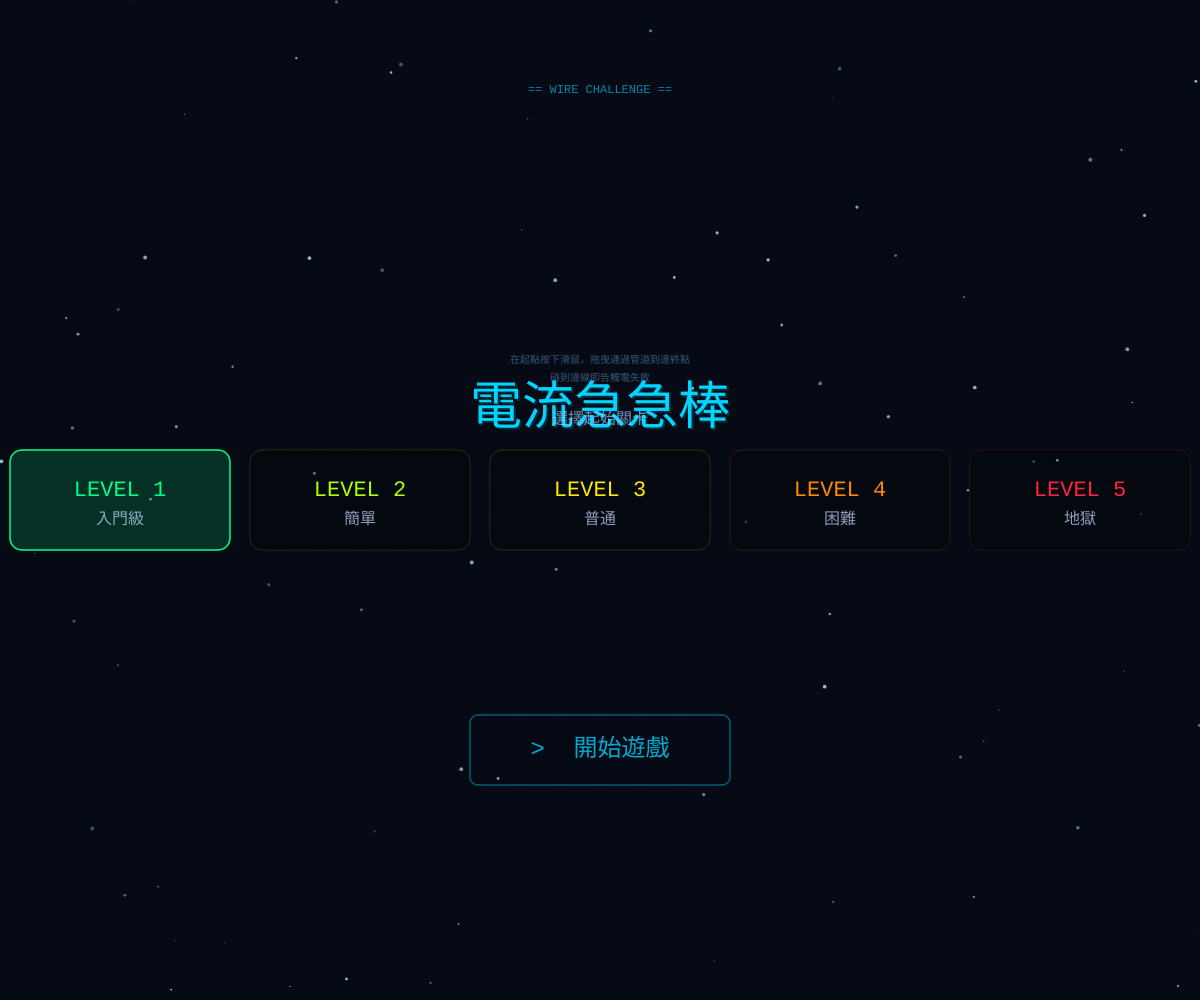
Frame 1 (no input)
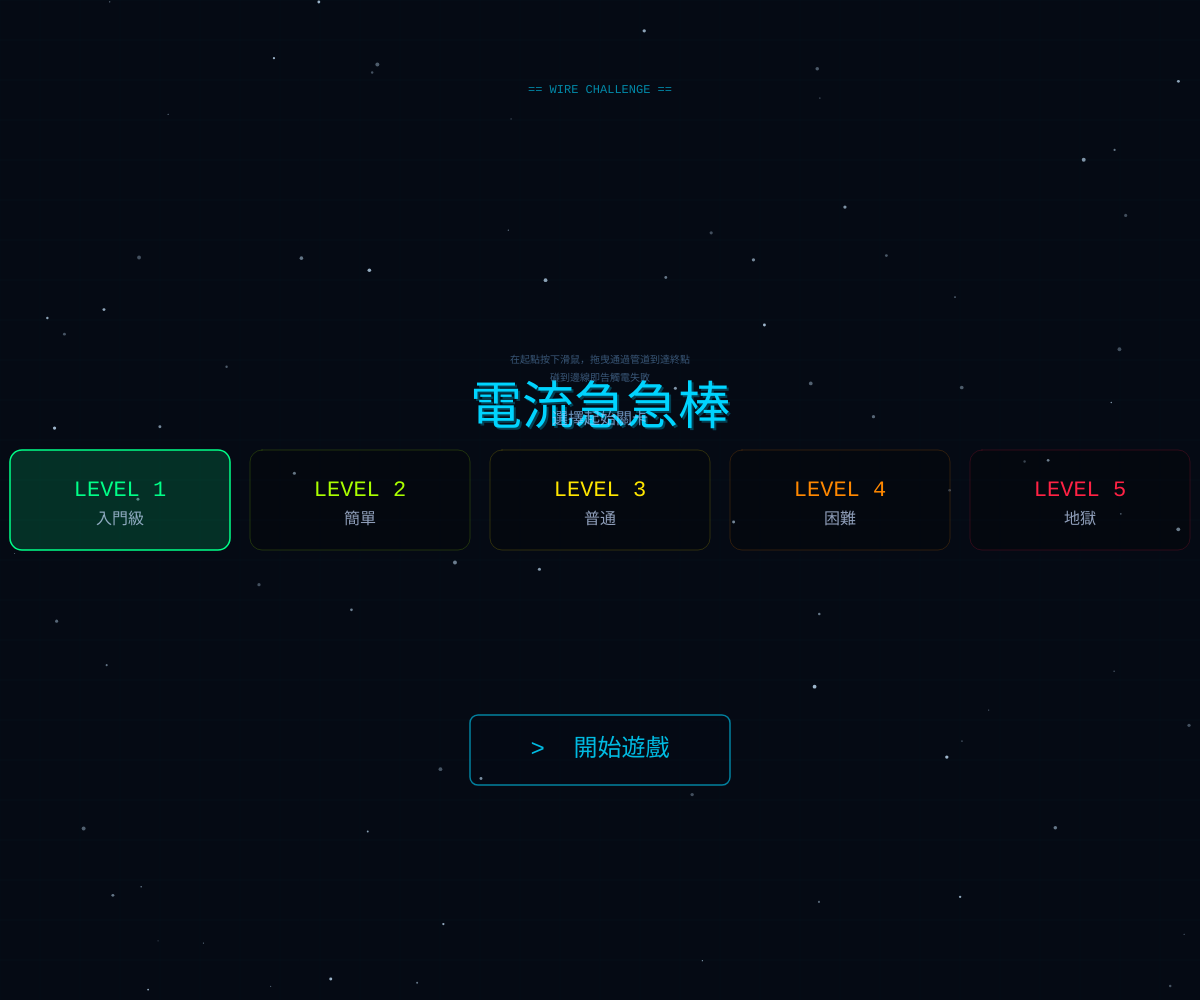
Frame 60 (no input)
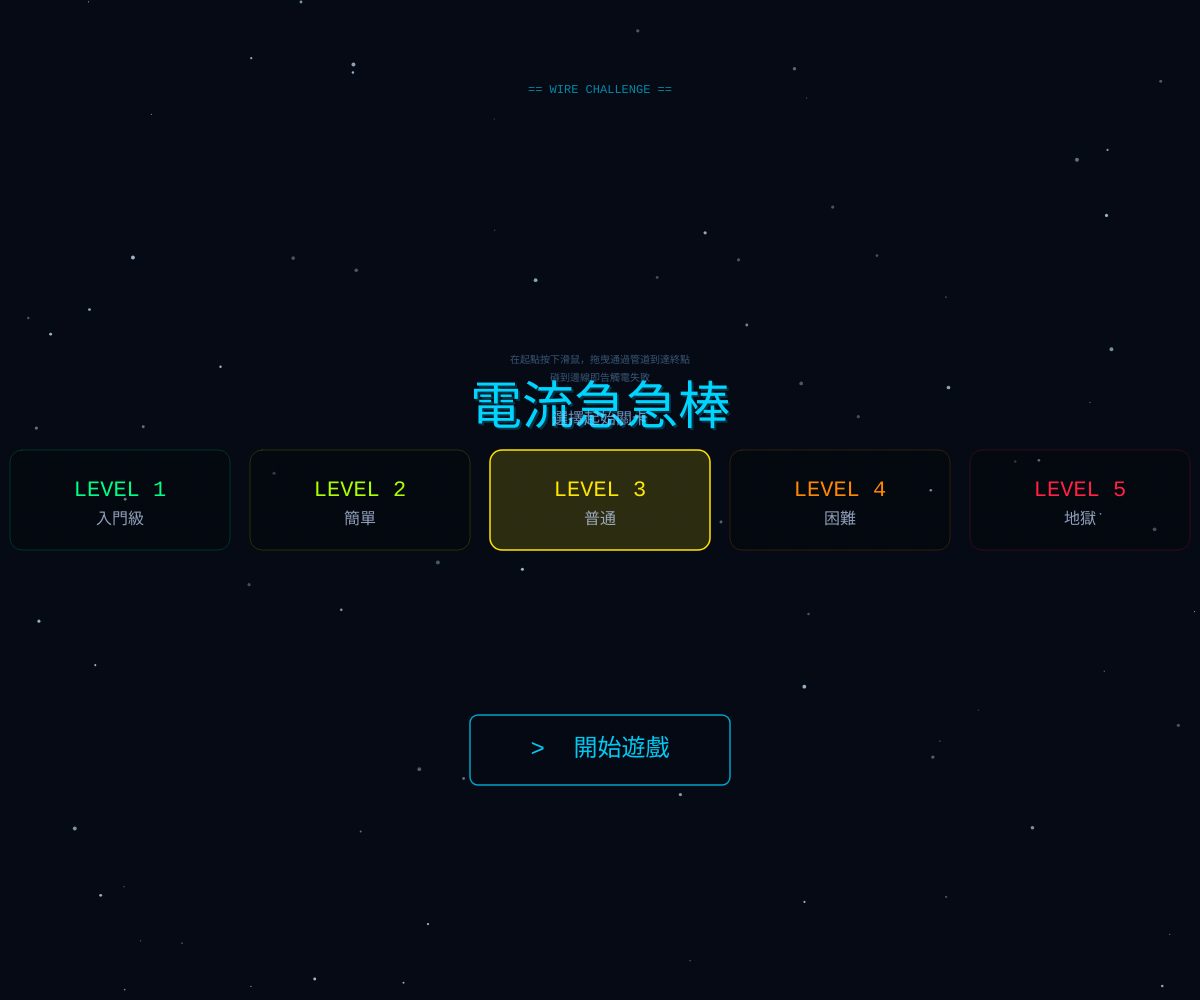
Frame 120 (the mouse pressed at the canvas centre since frame 60)

The p5.js sketch that drew these frames (run headless with seeded random() and noise() and a simulated clock; from frame 60 on, the mouse is pressed at the canvas centre):

// p5.js sketch
// ── sketch.js
// =====================================================
//  電流急急棒 — Wire Challenge Game
//  使用方式：搭配 index.html 載入 p5.js 後執行
//  p5.js 全域模式（Global Mode）
// =====================================================

// ─── 常數 ──────────────────────────────────────────
let W, H;
const PAD_L = 70, PAD_R = 70;
let TRACK_Y_CENTER;
const RING_R = 16;

// ─── 關卡設定 ───────────────────────────────────────
const LEVELS = [
  { name: 'LEVEL 1', label: '入門級', color: '#00ff88', pts: 8,  gapMin: 120, gapMax: 150, variance: 40 },
  { name: 'LEVEL 2', label: '簡單',   color: '#aaff00', pts: 10, gapMin: 100, gapMax: 130, variance: 60 },
  { name: 'LEVEL 3', label: '普通',   color: '#ffe600', pts: 12, gapMin: 85,  gapMax: 110, variance: 80 },
  { name: 'LEVEL 4', label: '困難',   color: '#ff8800', pts: 14, gapMin: 70,  gapMax: 95,  variance: 100 },
  { name: 'LEVEL 5', label: '地獄',   color: '#ff2244', pts: 16, gapMin: 55,  gapMax: 80,  variance: 120 },
];

// ─── 狀態變數 ───────────────────────────────────────
let scene = 'title'; // 'title' | 'playing' | 'win' | 'fail' | 'allclear'
let currentLevel = 0;
let pts = [];
let ring = { x: 0, y: 0 };
let isHolding = false;
let failTimer = 0;
let winTimer = 0;
let titleAnim = 0;
let particles = [];
let sparks = [];
let stars = [];
let bgStars = [];

// ─── 按鈕定義 ───────────────────────────────────────
let btnStart, btnRestart, btnNext;

// =====================================================
//  p5.js 生命週期
// =====================================================

function setup() {
  updateLayout();
  createCanvas(W, H);
  textFont('monospace');
  genBgStars();
  genLevel(currentLevel);
}

function windowResized() {
  updateLayout();
  resizeCanvas(W, H);
  genBgStars();
  if (scene === 'playing' || scene === 'title') {
    genLevel(currentLevel);
  }
}

function updateLayout() {
  W = windowWidth;
  H = windowHeight;
  TRACK_Y_CENTER = H / 2;
  btnStart   = { x: W/2, y: H * 0.75, w: 260, h: 70 };
  btnRestart = { x: W/2, y: H * 0.8, w: 220, h: 60 };
  btnNext    = { x: W/2, y: H * 0.8, w: 220, h: 60 };
}

function draw() {
  titleAnim += 0.03;
  drawBg();
  updateBgStars();

  if      (scene === 'title')    drawTitle();
  else if (scene === 'playing')  drawPlaying();
  else if (scene === 'fail')     drawFail();
  else if (scene === 'win')      drawWin();
  else if (scene === 'allclear') drawAllClear();

  updateParticles();
  updateSparks();
  drawParticles();
  drawSparks();
}

// =====================================================
//  關卡產生
// =====================================================

function genBgStars() {
  bgStars = [];
  for (let i = 0; i < 80; i++) {
    bgStars.push({
      x: random(W), y: random(H),
      r: random(0.5, 2),
      speed: random(0.1, 0.4)
    });
  }
}

function genLevel(lv) {
  const cfg = LEVELS[lv];
  pts = [];
  const n = cfg.pts;
  const usable = W - PAD_L - PAD_R;
  for (let i = 0; i < n; i++) {
    const x = PAD_L + Math.round((usable / (n - 1)) * i);
    const offset = (Math.random() - 0.5) * cfg.variance;
    const cy = TRACK_Y_CENTER + offset;
    const half = Math.round(cfg.gapMin / 2 + Math.random() * ((cfg.gapMax - cfg.gapMin) / 2));
    pts.push({ x, topY: cy - half, botY: cy + half });
  }
  resetRing();
  sparks = [];
  particles = [];
  stars = [];
}

function resetRing() {
  ring.x = pts[0].x;
  ring.y = (pts[0].topY + pts[0].botY) / 2;
  isHolding = false;
}

// =====================================================
//  背景
// =====================================================

function drawBg() {
  background(5, 10, 20);
  stroke(0, 212, 255, 8);
  strokeWeight(0.5);
  for (let x = 0; x < W; x += 40) line(x, 0, x, H);
  for (let y = 0; y < H; y += 40) line(0, y, W, y);
}

function updateBgStars() {
  for (let s of bgStars) {
    s.x -= s.speed;
    if (s.x < 0) { s.x = W; s.y = random(H); }
    const br = map(Math.sin(titleAnim * 2 + s.x), -1, 1, 80, 200);
    fill(200, 230, 255, br);
    noStroke();
    circle(s.x, s.y, s.r * 2);
  }
}

// =====================================================
//  標題畫面
// =====================================================

function drawTitle() {
  const glow = Math.abs(Math.sin(titleAnim)) * 30;
  textAlign(CENTER, CENTER);

  // 副標題
  fill(0, 212, 255, 160);
  textSize(12);
  text('== WIRE CHALLENGE ==', W / 2, 90);

  // 主標題
  textSize(52);
  fill(0, 212, 255, 40 + glow);
  text('電流急急棒', W/2+2, H/2-90+2);
  fill(0, 212, 255);
  text('電流急急棒', W/2, H/2-90);

  // 關卡選擇提示
  textSize(16);
  fill(150, 200, 255, 180);
  text('選擇起始關卡', W / 2, H / 2 - 80);

  // 關卡按鈕
  const bw = 220, bh = 100, gap = 20;
  const totalW = LEVELS.length * bw + (LEVELS.length - 1) * gap;
  const startX = W / 2 - totalW / 2;
  for (let i = 0; i < LEVELS.length; i++) {
    const cfg = LEVELS[i];
    const bx = startX + i * (bw + gap);
    const by = H / 2 - 50;
    const hover = mouseX > bx && mouseX < bx + bw && mouseY > by && mouseY < by + bh;
    const isSelected = (currentLevel === i);
    if (isSelected) {
      stroke(cfg.color); strokeWeight(1.5);
      fill(red(color(cfg.color)), green(color(cfg.color)), blue(color(cfg.color)), 40);
    } else if (hover) {
      stroke(255, 255, 255, 80); strokeWeight(0.5);
      fill(255, 255, 255, 15);
    } else {
      stroke(red(color(cfg.color)), green(color(cfg.color)), blue(color(cfg.color)), 85);
      strokeWeight(0.5);
      fill(0, 0, 0, 60);
    }
    rect(bx, by, bw, bh, 12);
    noStroke();
    fill(cfg.color);
    textSize(22);
    text(cfg.name, bx + bw/2, by + 40);
    fill(200, 220, 255, 180);
    textSize(16);
    text(cfg.label, bx + bw/2, by + 70);
  }

  // 開始按鈕
  const bx2 = btnStart.x - btnStart.w / 2;
  const by2 = btnStart.y - btnStart.h / 2;
  const hov = mouseX > bx2 && mouseX < bx2 + btnStart.w && mouseY > by2 && mouseY < by2 + btnStart.h;
  const pulse = Math.abs(Math.sin(titleAnim * 1.5));
  stroke(0, 212, 255, 100 + pulse * 120);
  strokeWeight(1.5);
  fill(hov ? 10 : 5, hov ? 30 : 10, hov ? 60 : 20, hov ? 100 : 40);
  rect(bx2, by2, btnStart.w, btnStart.h, 8);
  noStroke();
  fill(0, 212, 255, 200 + pulse * 55);
  textSize(24);
  text('>  開始遊戲', btnStart.x, btnStart.y);

  // 操作說明
  fill(100, 150, 200, 140);
  textSize(10);
  text('在起點按下滑鼠，拖曳通過管道到達終點', W / 2, 360);
  text('碰到邊線即告觸電失敗', W / 2, 378);
}

// =====================================================
//  遊戲進行
// =====================================================

function drawPlaying() {
  const cfg = LEVELS[currentLevel];
  drawTrack(cfg.color);
  drawStartEndMarkers();
  drawHUD();
  drawRing();

  if (ring.x >= pts[pts.length - 1].x - 5 && isHolding) {
    winTimer = 0;
    scene = 'win';
    spawnStars(ring.x, ring.y);
  }
}

function drawTrack(col) {
  const c = color(col);
  // 上線
  strokeWeight(5);
  stroke(c);
  noFill();
  beginShape();
  // 使用 curveVertex 產生平滑曲線，首尾需重複點作為控制點
  curveVertex(pts[0].x, pts[0].topY);
  for (let pt of pts) curveVertex(pt.x, pt.topY);
  curveVertex(pts[pts.length - 1].x, pts[pts.length - 1].topY);
  endShape();

  // 下線
  beginShape();
  curveVertex(pts[0].x, pts[0].botY);
  for (let pt of pts) curveVertex(pt.x, pt.botY);
  curveVertex(pts[pts.length - 1].x, pts[pts.length - 1].botY);
  endShape();

  // 管道填色
  noStroke();
  fill(red(c), green(c), blue(c), 16);
  beginShape();
  curveVertex(pts[0].x, pts[0].topY);
  for (let pt of pts) curveVertex(pt.x, pt.topY);
  curveVertex(pts[pts.length - 1].x, pts[pts.length - 1].topY);
  
  curveVertex(pts[pts.length - 1].x, pts[pts.length - 1].botY);
  for (let i = pts.length - 1; i >= 0; i--) curveVertex(pts[i].x, pts[i].botY);
  curveVertex(pts[0].x, pts[0].botY);
  endShape(CLOSE);

  // 左右封口
  stroke(c); strokeWeight(2);
  line(pts[0].x, pts[0].topY, pts[0].x, pts[0].botY);
  line(pts[pts.length-1].x, pts[pts.length-1].topY, pts[pts.length-1].x, pts[pts.length-1].botY);

  // 發光外緣
  strokeWeight(1);
  stroke(red(c), green(c), blue(c), 64);
  noFill();
  beginShape();
  curveVertex(pts[0].x, pts[0].topY - 3);
  for (let pt of pts) curveVertex(pt.x, pt.topY - 3);
  curveVertex(pts[pts.length - 1].x, pts[pts.length - 1].topY - 3);
  endShape();
  beginShape();
  curveVertex(pts[0].x, pts[0].botY + 3);
  for (let pt of pts) curveVertex(pt.x, pt.botY + 3);
  curveVertex(pts[pts.length - 1].x, pts[pts.length - 1].botY + 3);
  endShape();
}

function drawStartEndMarkers() {
  const s = pts[0];
  const e = pts[pts.length - 1];
  const cy_s = (s.topY + s.botY) / 2;
  const cy_e = (e.topY + e.botY) / 2;
  const pulse = Math.abs(Math.sin(titleAnim * 2));

  // START
  stroke(0, 255, 136, 150 + pulse * 100);
  strokeWeight(2);
  fill(0, 255, 136, 30 + pulse * 20);
  circle(s.x, cy_s, 45);
  noStroke();
  fill(0, 255, 136, 200 + pulse * 55);
  textSize(12); textAlign(CENTER, CENTER);
  text('START', s.x, cy_s);

  // END
  stroke(255, 34, 68, 150 + pulse * 100);
  strokeWeight(2);
  fill(255, 34, 68, 30 + pulse * 20);
  circle(e.x, cy_e, 45);
  noStroke();
  fill(255, 34, 68, 200 + pulse * 55);
  textSize(12);
  text('END', e.x, cy_e);
}

function drawHUD() {
  const cfg = LEVELS[currentLevel];
  textAlign(LEFT, TOP);
  fill(cfg.color);
  textSize(18);
  text(cfg.name, 16, 14);
  fill(150, 200, 255, 150);
  textSize(12);
  text(cfg.label, 16, 38);

  // 進度條
  const prog = constrain((ring.x - pts[0].x) / (pts[pts.length-1].x - pts[0].x), 0, 1);
  const bx = W/2 - 150, by = 15, bw = 300, bh = 12;
  stroke(0, 212, 255, 60); strokeWeight(0.5);
  fill(0, 0, 0, 80);
  rect(bx, by, bw, bh, 4);
  noStroke();
  fill(0, 212, 255, 200);
  rect(bx, by, bw * prog, bh, 4);
  fill(200, 230, 255, 120);
  textAlign(CENTER, CENTER);
  textSize(10);
  text('進度 ' + Math.round(prog * 100) + '%', W/2, by + bh/2);

  if (!isHolding) {
    const pulse = Math.abs(Math.sin(titleAnim * 2));
    fill(0, 255, 136, 160 + pulse * 80);
    textAlign(CENTER, CENTER);
    textSize(11);
    text('在起點按下滑鼠開始', W / 2, H - 20);
  }
}

function drawRing() {
  const pulse = Math.abs(Math.sin(titleAnim * 3));
  noFill();
  stroke(255, 165, 0, 40 + pulse * 30);
  strokeWeight(6);
  circle(ring.x, ring.y, (RING_R + 6) * 2);
  stroke(255, 180, 0);
  strokeWeight(3);
  circle(ring.x, ring.y, RING_R * 2);
  fill(255, 200, 50, 60);
  noStroke();
  circle(ring.x, ring.y, RING_R * 2 - 4);
}

// =====================================================
//  失敗畫面
// =====================================================

function drawFail() {
  failTimer++;
  drawTrack(LEVELS[currentLevel].color);
  drawStartEndMarkers();
  drawHUD();

  const alpha = constrain(map(failTimer, 0, 20, 0, 220), 0, 220);
  fill(180, 0, 20, alpha);
  noStroke();
  rect(0, 0, W, H);

  if (failTimer > 15) {
    const f2 = failTimer - 15;
    textAlign(CENTER, CENTER);
    fill(255, 220, 0, constrain(f2 * 12, 0, 255));
    textSize(48);
    text('[SHOCK!]', W/2, H/2 - 56);
    fill(255, 80, 100, constrain(f2 * 15, 0, 255));
    textSize(36);
    text('SHOCK!', W/2, H/2 - 4);
    fill(255, 200, 210, constrain(f2 * 12, 0, 255));
    textSize(13);
    text('觸電了！好痛！', W/2, H/2 + 36);

    if (f2 > 20) {
      drawMenuBtn(btnRestart, '^  重新挑戰', '#ff2244');
      drawMenuBtn({ x: W/2, y: H - 40, w: 160, h: 36 }, '<  選擇關卡', '#aaaacc', 10);
    }
  }
}

// =====================================================
//  過關畫面
// =====================================================

function drawWin() {
  winTimer++;
  drawTrack(LEVELS[currentLevel].color);
  drawStartEndMarkers();
  drawHUD();
  updateStars();
  drawStarsEffect();

  const alpha = constrain(map(winTimer, 0, 20, 0, 180), 0, 180);
  fill(0, 30, 10, alpha);
  noStroke();
  rect(0, 0, W, H);

  if (winTimer > 15) {
    const f2 = winTimer - 15;
    textAlign(CENTER, CENTER);
    fill(0, 255, 136, constrain(f2 * 12, 0, 255));
    textSize(48);
    text('[ CLEAR! ]', W/2, H/2 - 56);
    fill(0, 255, 136, constrain(f2 * 15, 0, 255));
    textSize(34);
    text('CLEAR!', W/2, H/2 - 4);
    fill(150, 255, 200, constrain(f2 * 12, 0, 255));
    textSize(13);
    text(LEVELS[currentLevel].name + ' 通關！', W/2, H/2 + 34);

    if (f2 > 20) {
      if (currentLevel < LEVELS.length - 1) {
        drawMenuBtn(btnNext, '>  下一關', '#00ff88');
        drawMenuBtn({ x: W/2, y: H - 40, w: 160, h: 36 }, '^  再挑一次', '#44aaff', 10);
      } else {
        drawMenuBtn(btnNext, '[*] 全關通關！', '#ffe600');
        drawMenuBtn({ x: W/2, y: H - 40, w: 160, h: 36 }, '^  再玩一次', '#44aaff', 10);
      }
    }
  }
}

// =====================================================
//  全通關畫面
// =====================================================

function drawAllClear() {
  winTimer++;
  fill(5, 10, 20); noStroke(); rect(0, 0, W, H);
  updateStars(); drawStarsEffect();

  textAlign(CENTER, CENTER);
  const pulse = Math.abs(Math.sin(titleAnim * 2));
  fill(255, 230, 0, 200 + pulse * 55);
  textSize(52);
  text('[TROPHY]', W/2, H/2 - 90);
  textSize(30);
  text('ALL CLEAR!', W/2, H/2 - 24);
  fill(200, 240, 200, 200);
  textSize(14);
  text('恭喜您完成所有關卡！', W/2, H/2 + 18);
  fill(150, 200, 255, 160);
  textSize(11);
  text('您已是電流急急棒大師', W/2, H/2 + 44);

  drawMenuBtn({ x: W/2, y: H * 0.75, w: 200, h: 48 }, '^  重新挑戰', '#ffe600');
  drawMenuBtn({ x: W/2, y: H - 40, w: 160, h: 36 }, '<  選擇關卡', '#aaaacc', 10);
}

// =====================================================
//  通用按鈕繪製
// =====================================================

function drawMenuBtn(btn, label, col, tSize) {
  const bx = btn.x - btn.w / 2, by = btn.y - btn.h / 2;
  const hov = mouseX > bx && mouseX < bx + btn.w && mouseY > by && mouseY < by + btn.h;
  const pulse = Math.abs(Math.sin(titleAnim * 1.5));
  const c = color(col);
  stroke(red(c), green(c), blue(c), 100 + pulse * 120);
  strokeWeight(1.5);
  fill(hov ? 30 : 5, hov ? 40 : 10, hov ? 60 : 20, hov ? 140 : 60);
  rect(bx, by, btn.w, btn.h, 8);
  noStroke();
  fill(c);
  textSize(tSize || 14);
  textAlign(CENTER, CENTER);
  text(label, btn.x, btn.y);
}

// =====================================================
//  粒子系統
// =====================================================

function spawnSparks(x, y) {
  for (let i = 0; i < 20; i++) {
    const angle = random(TWO_PI);
    const speed = random(2, 8);
    sparks.push({
      x, y,
      vx: Math.cos(angle) * speed,
      vy: Math.sin(angle) * speed,
      life: 1,
      maxLife: random(20, 40)
    });
  }
}

function updateSparks() {
  for (let s of sparks) {
    s.x += s.vx; s.y += s.vy; s.vy += 0.3;
    s.life -= 1 / s.maxLife;
  }
  sparks = sparks.filter(s => s.life > 0);
}

function drawSparks() {
  for (let s of sparks) {
    const a = s.life * 255;
    stroke(255, 200 + s.life * 55, 50, a);
    strokeWeight(2);
    point(s.x, s.y);
    stroke(255, 255, 100, a * 0.5);
    strokeWeight(1);
    line(s.x, s.y, s.x - s.vx, s.y - s.vy);
  }
}

function spawnStars(x, y) {
  for (let i = 0; i < 40; i++) {
    const angle = random(TWO_PI);
    const speed = random(1, 6);
    const cols = ['#00ff88', '#ffe600', '#00d4ff', '#ffffff'];
    stars.push({
      x, y,
      vx: Math.cos(angle) * speed,
      vy: Math.sin(angle) * speed,
      life: 1,
      col: random(cols)
    });
  }
}

function updateStars() {
  for (let s of stars) {
    s.x += s.vx; s.y += s.vy; s.vy += 0.1;
    s.life -= 0.015; s.vx *= 0.98;
  }
  stars = stars.filter(s => s.life > 0);
  if (Math.random() < 0.3 && (scene === 'win' || scene === 'allclear')) {
    spawnStars(random(W), random(H * 0.7));
  }
}

function drawStarsEffect() {
  for (let s of stars) {
    const a = Math.round(s.life * 220);
    const c = color(s.col);
    fill(red(c), green(c), blue(c), a);
    noStroke();
    circle(s.x, s.y, 5 * s.life);
  }
}

function spawnParticles(x, y) {
  for (let i = 0; i < 8; i++) {
    particles.push({
      x, y,
      vx: random(-3, 3), vy: random(-4, 0),
      life: 1, size: random(3, 8)
    });
  }
}

function updateParticles() {
  for (let pt of particles) {
    pt.x += pt.vx; pt.y += pt.vy; pt.vy += 0.2; pt.life -= 0.04;
  }
  particles = particles.filter(pt => pt.life > 0);
}

function drawParticles() {
  for (let pt of particles) {
    fill(255, 200, 50, pt.life * 200);
    noStroke();
    circle(pt.x, pt.y, pt.size * pt.life);
  }
}

// =====================================================
//  碰撞偵測
// =====================================================

function getChannel(rx) {
  for (let i = 0; i < pts.length - 1; i++) {
    const a = pts[i], b = pts[i + 1];
    if (rx >= a.x && rx <= b.x) {
      const t = (rx - a.x) / (b.x - a.x);
      return {
        top: a.topY + (b.topY - a.topY) * t,
        bot: a.botY + (b.botY - a.botY) * t,
        ok: true
      };
    }
  }
  return { ok: false };
}

function checkCollision() {
  if (ring.x < pts[0].x - RING_R || ring.x > pts[pts.length-1].x + RING_R) {
    if (ring.x > pts[0].x + RING_R) triggerFail();
    return;
  }
  const ch = getChannel(ring.x);
  if (!ch.ok) { triggerFail(); return; }
  if (ring.y - RING_R < ch.top || ring.y + RING_R > ch.bot) {
    triggerFail();
  }
  if (ring.x >= pts[pts.length - 1].x - 6) {
    winTimer = 0; scene = 'win'; spawnStars(ring.x, ring.y);
  }
}

function triggerFail() {
  scene = 'fail'; failTimer = 0; isHolding = false;
  spawnSparks(ring.x, ring.y);
}

// =====================================================
//  滑鼠事件
// =====================================================

function mousePressed() {
  // ── 標題畫面 ──
  if (scene === 'title') {
    // 關卡選擇
    const bw = 220, bh = 100, gap = 20;
    const totalW = LEVELS.length * bw + (LEVELS.length - 1) * gap;
    const startX = W / 2 - totalW / 2;
    for (let i = 0; i < LEVELS.length; i++) {
      const bx = startX + i * (bw + gap), by = H / 2 - 50;
      if (mouseX > bx && mouseX < bx + bw && mouseY > by && mouseY < by + bh) {
        currentLevel = i; return;
      }
    }
    // 開始按鈕
    const bx = btnStart.x - btnStart.w/2, by = btnStart.y - btnStart.h/2;
    if (mouseX > bx && mouseX < bx+btnStart.w && mouseY > by && mouseY < by+btnStart.h) {
      genLevel(currentLevel); scene = 'playing';
    }
    return;
  }

  // ── 遊戲中 ──
  if (scene === 'playing') {
    const s = pts[0];
    const cy = (s.topY + s.botY) / 2;
    if (Math.hypot(mouseX - s.x, mouseY - cy) < 30) {
      isHolding = true;
      ring.x = s.x; ring.y = cy;
    }
    return;
  }

  // ── 失敗畫面 ──
  if (scene === 'fail') {
    if (failTimer < 35) return;
    const bx = btnRestart.x - btnRestart.w/2, by = btnRestart.y - btnRestart.h/2;
    if (mouseX > bx && mouseX < bx+btnRestart.w && mouseY > by && mouseY < by+btnRestart.h) {
      genLevel(currentLevel); scene = 'playing'; return;
    }
    const mb = { x: W/2, y: H - 40, w: 160, h: 36 };
    if (mouseX > mb.x-mb.w/2 && mouseX < mb.x+mb.w/2 && mouseY > mb.y-mb.h/2 && mouseY < mb.y+mb.h/2) {
      scene = 'title'; return;
    }
    return;
  }

  // ── 過關畫面 ──
  if (scene === 'win') {
    if (winTimer < 35) return;
    const bx = btnNext.x - btnNext.w/2, by = btnNext.y - btnNext.h/2;
    if (mouseX > bx && mouseX < bx+btnNext.w && mouseY > by && mouseY < by+btnNext.h) {
      if (currentLevel < LEVELS.length - 1) {
        currentLevel++;
        genLevel(currentLevel); scene = 'playing';
      } else {
        scene = 'allclear'; stars = [];
      }
      return;
    }
    const mb = { x: W/2, y: H - 40, w: 160, h: 36 };
    if (mouseX > mb.x-mb.w/2 && mouseX < mb.x+mb.w/2 && mouseY > mb.y-mb.h/2 && mouseY < mb.y+mb.h/2) {
      genLevel(currentLevel); scene = 'playing'; return;
    }
    return;
  }

  // ── 全通關畫面 ──
  if (scene === 'allclear') {
    const bx = W/2-100, by = (H * 0.75)-24;
    if (mouseX > bx && mouseX < bx+200 && mouseY > by && mouseY < by+48) {
      currentLevel = 0; genLevel(0); scene = 'playing'; return;
    }
    const mb = { x: W/2, y: H - 40, w: 160, h: 36 };
    if (mouseX > mb.x-mb.w/2 && mouseX < mb.x+mb.w/2 && mouseY > mb.y-mb.h/2 && mouseY < mb.y+mb.h/2) {
      scene = 'title'; return;
    }
  }
}

function mouseDragged() {
  if (scene !== 'playing' || !isHolding) return;
  ring.x = constrain(mouseX, 0, W);
  ring.y = constrain(mouseY, 0, H);
  spawnParticles(ring.x, ring.y);
  checkCollision();
}

function mouseReleased() {
  if (scene === 'playing' && isHolding) {
    isHolding = false;
    resetRing();
  }
}
